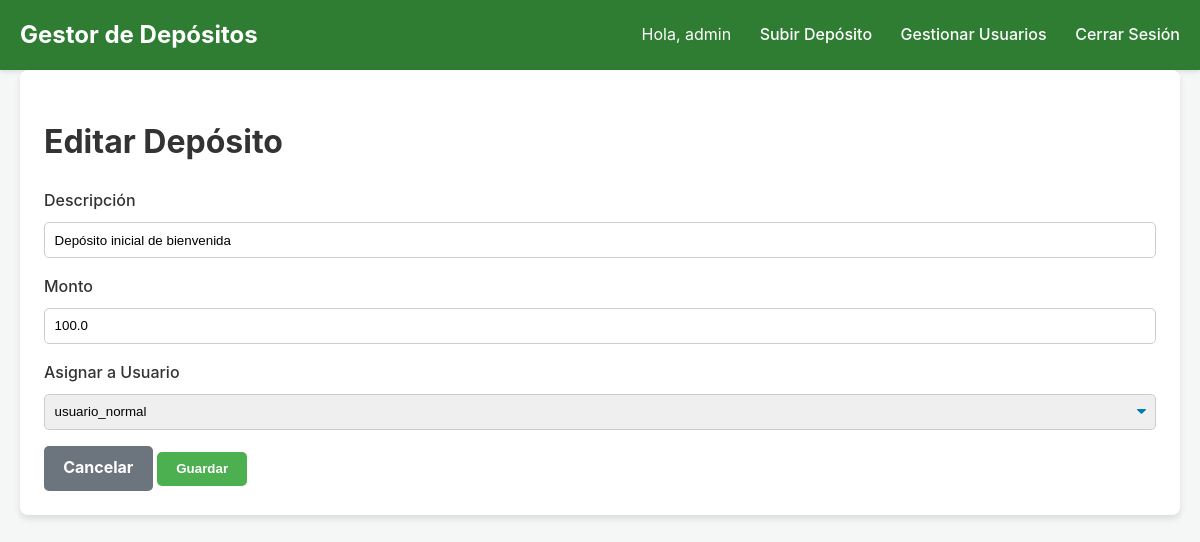
Page /deposit/1/edit (signed in) on the committed database.
### app.py (models this page shows, shortened)
class User(UserMixin, db.Model):
    id = db.Column(db.Integer, primary_key=True)
    username = db.Column(db.String(80), unique=True, nullable=False)
    password_hash = db.Column(db.String(120), nullable=False)
    role = db.Column(db.String(20), nullable=False, default='normal') # Roles: 'admin' o 'normal'
    @property
    def is_admin(self):
        return self.role == 'admin'

class Deposit(db.Model):
    id = db.Column(db.Integer, primary_key=True)
    description = db.Column(db.String(200), nullable=False)
    amount = db.Column(db.Float, nullable=False)
    timestamp = db.Column(db.DateTime, nullable=False, default=datetime.utcnow)
    proof_number = db.Column(db.String(100), nullable=True) # Nuevo campo
    origin_account = db.Column(db.String(100), nullable=True) # Nuevo campo
    destination_account = db.Column(db.String(100), nullable=True) # Nuevo campo
    recipient_id = db.Column(db.Integer, db.ForeignKey('user.id'), nullable=False)
    creator_id = db.Column(db.Integer, db.ForeignKey('user.id'), nullable=False)
    recipient = db.relationship('User', foreign_keys=[recipient_id], backref=db.backref('deposits', lazy='dynamic'))
    creator = db.relationship('User', foreign_keys=[creator_id], backref=db.backref('created_deposits', lazy=True))

### app.py (the view, shortened to what this page needs)
@app.route('/deposit/<int:deposit_id>/edit', methods=['GET', 'POST'])
@login_required
@admin_required
def edit_deposit(deposit_id):
    deposit = Deposit.query.get_or_404(deposit_id)
    users = User.query.all()
    return render_template('edit_deposit.html', deposit=deposit, users=users)

### app.py (called while the page is built)
@login_manager.user_loader
def load_user(user_id):
    return User.query.get(int(user_id))

def admin_required(f):
    @wraps(f)
    def decorated_function(*args, **kwargs):
        if not current_user.is_admin:
            flash('Esta área es solo para administradores.', 'warning')
            return redirect(url_for('dashboard'))
        return f(*args, **kwargs)
    return decorated_function

### templates/edit_deposit.html (shortened to what this page needs)
{% extends 'base.html' %}
{% block content %}
<div class="card">
    <h1 class="page-title">Editar Depósito</h1>
    {% include '_form.html' %}
</div>
{% endblock %}

### templates/base.html (shortened to what this page needs)
<!doctype html>
<html lang="es">
<head>
    <link rel="stylesheet" href="{{ url_for('static', filename='css/style.css') }}">
</head>
<body>
    <nav class="navbar">
        <div class="container navbar-content">
            <a href="{{ url_for('dashboard') }}" class="navbar-brand">Gestor de Depósitos</a>
            <div class="navbar-links">
                {% if current_user.is_authenticated %}
                    <span class="navbar-user">Hola, {{ current_user.username }}</span>
                    <a href="{{ url_for('upload_deposit') }}">Subir Depósito</a>
                    {% if current_user.is_admin %}
                        <a href="{{ url_for('list_users') }}">Gestionar Usuarios</a>
                    {% endif %}
                    <a href="{{ url_for('logout') }}">Cerrar Sesión</a>
                {% else %}
                    <a href="{{ url_for('login') }}">Iniciar Sesión</a>
                {% endif %}
            </div>
        </div>
    </nav>
    <main class="container">
        {% block content %}{% endblock %}
    </main>
</body>
</html>

### templates/_form.html (shortened to what this page needs)
<form method="POST">
    <div class="form-group">
        <label for="description">Descripción</label>
        <input type="text" class="form-control" id="description" name="description" value="{{ deposit.description if deposit else '' }}" required>
    </div>
    <div class="form-group">
        <label for="amount">Monto</label>
        <input type="number" step="0.01" class="form-control" id="amount" name="amount" value="{{ deposit.amount if deposit else '' }}" required>
    </div>
    <div class="form-group">
        <label for="user_id">Asignar a Usuario</label>
        <select class="form-control" id="user_id" name="user_id" required>
            {% for user in users %}
                <option value="{{ user.id }}" {% if deposit and deposit.recipient_id == user.id %}selected{% endif %}>{{ user.username }}</option>
            {% endfor %}
        </select>
    </div>
    <a href="{{ url_for('dashboard') }}" class="btn btn-secondary">Cancelar</a>
    <button type="submit" class="btn btn-primary">Guardar</button>
</form>

### static/css/style.css (style rules this page uses)
body { font-family: -apple-system, BlinkMacSystemFont, "Segoe UI", Roboto, "Helvetica Neue", Arial, sans-serif; background-color: #f4f7f6; color: #333; margin: 0; line-height: 1.6; }
.container { max-width: 1200px; margin: 0 auto; padding: 0 20px; }
.navbar { background-color: #2E7D32; color: #fff; padding: 1rem 0; box-shadow: 0 2px 4px rgba(0,0,0,0.1); }
.navbar-content { display: flex; justify-content: space-between; align-items: center; }
.navbar-brand { font-size: 1.5rem; font-weight: bold; color: #fff; text-decoration: none; }
.navbar-links a { color: #fff; text-decoration: none; margin-left: 1.5rem; font-weight: 500; }
.navbar-user { margin-left: 1.5rem; }
main { padding-top: 2rem; padding-bottom: 2rem; }
.card { background-color: #fff; border-radius: 8px; box-shadow: 0 4px 6px rgba(0,0,0,0.1); padding: 1.5rem; margin-bottom: 1.5rem; }
.page-title { font-size: 2rem; font-weight: bold; }
.btn { display: inline-block; text-decoration: none; font-weight: bold; color: #fff; padding: 0.6rem 1.2rem; border-radius: 5px; text-align: center; cursor: pointer; border: none; transition: background-color 0.2s ease-in-out; }
.btn-primary { background-color: #4CAF50; }
.btn-secondary { background-color: #6c757d; }
.form-group { margin-bottom: 1rem; }
.form-group label { display: block; font-weight: 500; margin-bottom: 0.5rem; }
.form-control { width: 100%; padding: 0.6rem; border: 1px solid #ccc; border-radius: 5px; box-sizing: border-box; }
select.form-control { appearance: none; background-repeat: no-repeat; background-position: right .7em top 50%; background-size: .65em auto; padding-right: 2.5em; }

### rows in the picture
User: username "admin"
Deposit: description "Depósito inicial de bienvenida", amount "100.0", user_id "usuario_normal"
